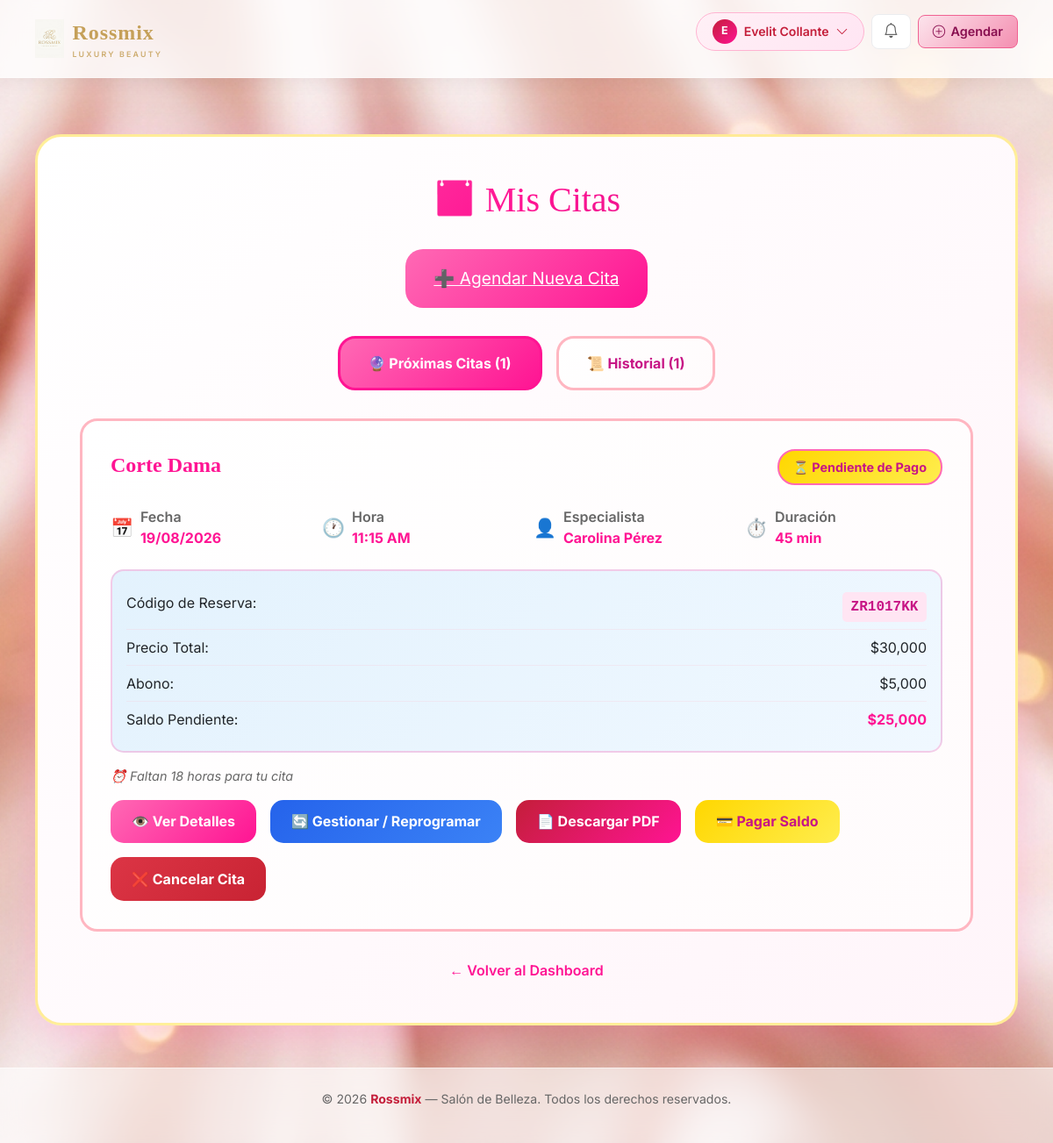
The app's page /citas/mis-citas (signed in) with its own data.
### app/models/cita.py (models this page shows, shortened)
class Cita(db.Model):
    __tablename__ = 'citas'
    id_cita = db.Column(db.Integer, primary_key=True)
    id_cliente = db.Column(db.Integer, db.ForeignKey('usuario.id', ondelete='CASCADE'), nullable=False)
    id_empleado = db.Column(db.Integer, db.ForeignKey('empleados.id_empleado', ondelete='SET NULL'))
    id_servicio = db.Column(db.Integer, db.ForeignKey('servicios.id_servicio', ondelete='RESTRICT'), nullable=False)
    fecha_hora_inicio = db.Column(db.DateTime, nullable=False)
    fecha_hora_fin = db.Column(db.DateTime, nullable=False)
    monto_total = db.Column(db.Numeric(10, 2))
    monto_abono = db.Column(db.Numeric(10, 2), default=5000)
    saldo_pendiente = db.Column(db.Numeric(10, 2))
    estado = db.Column(
        db.Enum(
            'pendiente_pago',
            'confirmada',
            'en_atencion',
            'completada',
            'cancelada',
            'no_asistio',
            name='estado_cita_enum',
            create_type=False,   # el tipo ya existe en PostgreSQL (creado por Rossmix.sql)
        ),
        nullable=False,
        default='pendiente_pago',
    )
    reembolsado = db.Column(db.Boolean, default=False)
    codigo_reserva = db.Column(db.String(20), unique=True)
    token_gestion = db.Column(db.String(32), unique=True)  # Token URL-safe para link de gestión/reprogramación
    notas = db.Column(db.Text)
    fecha_creacion = db.Column(db.DateTime, default=datetime.utcnow)
    pago = db.relationship('Pago', backref='cita', uselist=False, lazy=True)

### app/models/servicio.py (models this page shows, shortened)
class Servicio(db.Model):
    __tablename__ = 'servicios'
    id_servicio = db.Column(db.Integer, primary_key=True)
    nombre_servicio = db.Column(db.String(100), nullable=False)
    descripcion = db.Column(db.Text)
    precio_total = db.Column(db.Numeric(10, 2), nullable=False)
    duracion_minutos = db.Column(db.Integer, nullable=False)
    activo = db.Column(db.Boolean, default=True)
    citas = db.relationship('Cita', backref='servicio', lazy=True)
    empleados = db.relationship('Empleado', secondary='empleado_servicios', backref='servicios')

### app/models/empleado.py (models this page shows, shortened)
class Empleado(db.Model):
    __tablename__ = 'empleados'
    id_empleado = db.Column(db.Integer, primary_key=True)
    nombre = db.Column(db.String(100), nullable=False)
    especialidad = db.Column(db.String(100))
    activo = db.Column(db.Boolean, default=True)
    fecha_registro = db.Column(db.DateTime, default=datetime.utcnow)
    horarios = db.relationship('HorarioEmpleado', backref='empleado', lazy=True, cascade='all, delete-orphan')
    citas = db.relationship('Cita', backref='empleado', lazy=True)

### app/views/citas.py (the view)
@citas_bp.route('/citas/mis-citas')
def mis_citas():
    if 'usuario_id' not in session:
        flash('Debes iniciar sesión', 'error')
        return redirect(url_for('auth.login'))
    citas_futuras = db.session.query(Cita, Servicio, Empleado).join(
        Servicio, Cita.id_servicio == Servicio.id_servicio
    ).outerjoin(
        Empleado, Cita.id_empleado == Empleado.id_empleado
    ).filter(
        Cita.id_cliente == session['usuario_id'],
        Cita.fecha_hora_inicio >= datetime.now(),
        Cita.estado.in_(['pendiente_pago', 'confirmada'])
    ).order_by(Cita.fecha_hora_inicio).all()
    citas_pasadas = db.session.query(Cita, Servicio, Empleado).join(
        Servicio, Cita.id_servicio == Servicio.id_servicio
    ).outerjoin(
        Empleado, Cita.id_empleado == Empleado.id_empleado
    ).filter(
        Cita.id_cliente == session['usuario_id'],
        Cita.fecha_hora_inicio < datetime.now()
    ).order_by(Cita.fecha_hora_inicio.desc()).limit(10).all()
    return render_template('citas/mis_citas.html',
                           citas_futuras=citas_futuras,
                           citas_pasadas=citas_pasadas,
                           now=datetime.now)

### app/utils/helpers.py (called while the page is built, shortened)
def inject_notificaciones():
    if 'usuario_id' in session:
        try:
            notifs = Notificacion.query.filter_by(
                id_usuario=session['usuario_id']).order_by(
                Notificacion.fecha.desc()).limit(6).all()
            unread = Notificacion.query.filter_by(
                id_usuario=session['usuario_id'], leido=False).count()
            pagos_por_confirmar = 0
            return dict(
                notificaciones=notifs,
                notificaciones_unread=unread,
                pagos_por_confirmar=pagos_por_confirmar,
            )
        except Exception:
            return dict(notificaciones=[], notificaciones_unread=0, pagos_por_confirmar=0)
    return dict(notificaciones=[], notificaciones_unread=0, pagos_por_confirmar=0)

### app/templates/citas/mis_citas.html (shortened to what this page needs)
{% extends 'base.html' %}
{% block content %}
<div class="citas-container">
    <h1>📅 Mis Citas</h1>
    <div style="text-align: center;">
        <a href="{{ url_for('agendar_paso1') }}" class="btn-nueva">
            ➕ Agendar Nueva Cita
        </a>
    </div>
    <div class="tabs">
        <button class="tab-btn active" onclick="cambiarTab('futuras')">
            🔮 Próximas Citas ({{ citas_futuras|length }})
        </button>
        <button class="tab-btn" onclick="cambiarTab('pasadas')">
            📜 Historial ({{ citas_pasadas|length }})
        </button>
    </div>
    <div id="tab-futuras" class="tab-content active">
        {% if citas_futuras %}
            <div class="citas-grid">
                {% for cita, servicio, empleado in citas_futuras %}
                <div class="cita-card">
                    <div class="cita-header">
                        <div class="cita-titulo">{{ servicio.nombre_servicio }}</div>
                        <div class="estado-badge estado-{{ cita.estado }}" id="badge-{{ cita.id_cita }}">
                            {% if cita.estado == 'pendiente_pago' %}
                                ⏳ Pendiente de Pago
                            {% elif cita.estado == 'confirmada' %}
                                ✅ Confirmada
                            {% endif %}
                        </div>
                    </div>
                    <div class="cita-info">
                        <div class="info-item">
                            <span class="info-icon">📅</span>
                            <div>
                                <div class="info-text">Fecha</div>
                                <div class="info-valor">{{ cita.fecha_hora_inicio.strftime('%d/%m/%Y') }}</div>
                            </div>
                        </div>
                        <div class="info-item">
                            <span class="info-icon">🕐</span>
                            <div>
                                <div class="info-text">Hora</div>
                                <div class="info-valor">{{ cita.fecha_hora_inicio.strftime('%I:%M %p') }}</div>
                            </div>
                        </div>
                        <div class="info-item">
                            <span class="info-icon">👤</span>
                            <div>
                                <div class="info-text">Especialista</div>
                                {% if empleado %}
                                <div class="info-valor">{{ empleado.nombre }}</div>
                                {% endif %}
                            </div>
                        </div>
                        <div class="info-item">
                            <span class="info-icon">⏱️</span>
                            <div>
                                <div class="info-text">Duración</div>
                                <div class="info-valor">{{ servicio.duracion_minutos }} min</div>
                            </div>
                        </div>
                    </div>
                    <div class="cita-detalles">
                        <div class="detalle-row">
                            <span>Código de Reserva:</span>
                            <span class="codigo-reserva">{{ cita.codigo_reserva }}</span>
                        </div>
                        <div class="detalle-row">
                            <span>Precio Total:</span>
                            <span>${{ '{:,.0f}'.format(cita.monto_total) }}</span>
                        </div>
                        <div class="detalle-row">
                            <span>Abono:</span>
                            <span>${{ '{:,.0f}'.format(cita.monto_abono or 0) }}</span>
                        </div>
                        <div class="detalle-row">
                            <span>Saldo Pendiente:</span>
                            <span style="font-weight: 700; color: #ff1493;">${{ '{:,.0f}'.format(cita.saldo_pendiente or 0) }}</span>
                        </div>
                    </div>
                    {% set ahora = now() %}
                    {% set horas_restantes = ((cita.fecha_hora_inicio - ahora).total_seconds() / 3600)|int %}
                    {% if horas_restantes > 2 %}
                        <p class="tiempo-restante">
                            ⏰ Faltan {{ horas_restantes }} horas para tu cita
                        </p>
                    {% else %}
                        <div class="alerta-cancelacion">
                            ⚠️ Ya no puedes cancelar esta cita (faltan menos de 2 horas)
                        </div>
                    {% endif %}
                    <div class="cita-acciones">
                        <a href="{{ url_for('cita_confirmada', codigo=cita.codigo_reserva) }}" class="btn btn-ver">
                            👁️ Ver Detalles
                        </a>
                        {% if cita.token_gestion %}
                        <a href="{{ url_for('gestionar_cita', token=cita.token_gestion) }}"
                           class="btn" style="background:linear-gradient(135deg,#2563eb,#3b82f6);color:white;">
                            🔄 Gestionar / Reprogramar
                        </a>
                        {% endif %}
                        <a href="{{ url_for('descargar_cita_pdf', id_cita=cita.id_cita) }}" class="btn" style="background:linear-gradient(135deg,#c41e3a,#ff1493);color:white;">
                            📄 Descargar PDF
                        </a>
                        {% if cita.estado == 'pendiente_pago' %}
                        <a href="{{ url_for('cliente_pagos_registrar', id_cita=cita.id_cita) }}" class="btn" style="background: linear-gradient(135deg, #ffd700, #ffed4e); color: #c71585;">
                            💳 Pagar Saldo
                        </a>
                        {% endif %}
                        {% if horas_restantes > 2 %}
                            <button class="btn btn-cancelar" onclick="cancelarCita({{ cita.id_cita }}, '{{ servicio.nombre_servicio }}')">
                                ❌ Cancelar Cita
                            </button>
                        {% endif %}
                    </div>
                </div>
                {% endfor %}
            </div>
        {% endif %}
    </div>
    <div class="btn-volver">
        <a href="{{ url_for('dashboard_cliente') }}">← Volver al Dashboard</a>
    </div>
</div>
{% endblock %}

### app/templates/citas/mis_citas.html (style rules this page uses)
.citas-container { background: linear-gradient(135deg, #ffffff 0%, #fff5fa 100%); border-radius: 30px; padding: 3rem; box-shadow: 0 15px 50px rgba(255, 105, 180, 0.3); margin-top: 2rem; border: 3px solid rgba(255, 215, 0, 0.4); position: relative; }
h1 { font-family: 'Playfair Display', serif; background: linear-gradient(135deg, #ff69b4 0%, #ff1493 50%, #c71585 100%); -webkit-background-clip: text; -webkit-text-fill-color: transparent; background-clip: text; font-size: 2.5rem; text-align: center; margin-bottom: 2rem; }
.tabs { display: flex; justify-content: center; gap: 1rem; margin-bottom: 2rem; flex-wrap: wrap; }
.tab-btn { padding: 1rem 2rem; background: linear-gradient(135deg, #ffffff, #fffbfc); border: 3px solid #ffb6c1; border-radius: 20px; font-weight: 700; color: #c71585; cursor: pointer; transition: all 0.3s; }
.tab-btn.active { background: linear-gradient(135deg, #ff69b4, #ff1493); color: white; border-color: #ff1493; }
.tab-content { display: none; }
.tab-content.active { display: block; }
.citas-grid { display: grid; gap: 1.5rem; margin-top: 2rem; }
.cita-card { background: linear-gradient(135deg, #ffffff, #fffbfc); border: 3px solid #ffb6c1; border-radius: 20px; padding: 2rem; transition: all 0.3s; position: relative; overflow: hidden; }
.cita-header { display: flex; justify-content: space-between; align-items: start; margin-bottom: 1.5rem; flex-wrap: wrap; gap: 1rem; }
.cita-titulo { font-family: 'Playfair Display', serif; font-size: 1.5rem; color: #ff1493; font-weight: 700; }
.estado-badge { padding: 0.5rem 1rem; border-radius: 20px; font-weight: 700; font-size: 0.9rem; white-space: nowrap; }
.estado-pendiente_pago { background: linear-gradient(135deg, #ffd700, #ffed4e); color: #c71585; border: 2px solid #ff69b4; }
.cita-info { display: grid; grid-template-columns: repeat(auto-fit, minmax(200px, 1fr)); gap: 1rem; margin-bottom: 1.5rem; }
.info-item { display: flex; align-items: center; gap: 0.5rem; color: #666; }
.info-icon { font-size: 1.3rem; }
.info-text { font-weight: 600; }
.info-valor { color: #ff1493; font-weight: 700; }
.cita-detalles { background: linear-gradient(135deg, #e3f2fd, #f0f8ff); border: 2px solid rgba(255, 105, 180, 0.3); border-radius: 15px; padding: 1rem; margin-bottom: 1rem; }
.detalle-row { display: flex; justify-content: space-between; padding: 0.5rem 0; border-bottom: 1px solid rgba(255, 182, 193, 0.2); }
.detalle-row:last-child { border-bottom: none; }
.cita-acciones { display: flex; gap: 1rem; flex-wrap: wrap; }
.btn { padding: 0.8rem 1.5rem; border-radius: 15px; font-weight: 700; text-decoration: none; transition: all 0.3s; border: none; cursor: pointer; font-size: 1rem; }
.btn-cancelar { background: linear-gradient(135deg, #dc3545, #c82333); color: white; }
.btn-ver { background: linear-gradient(135deg, #ff69b4, #ff1493); color: white; }
.btn-nueva { background: linear-gradient(135deg, #ff69b4, #ff1493); color: white; padding: 1.2rem 2rem; border-radius: 20px; font-size: 1.2rem; margin-bottom: 2rem; display: inline-block; }
.codigo-reserva { font-family: 'Courier New', monospace; background: #ffe5f3; padding: 0.3rem 0.6rem; border-radius: 5px; font-weight: 700; color: #c71585; }
.btn-volver { text-align: center; margin-top: 2rem; }
.btn-volver a { color: #ff1493; text-decoration: none; font-weight: 600; border-bottom: 2px solid transparent; transition: all 0.3s; }
.tiempo-restante { font-size: 0.9rem; color: #666; margin-top: 0.5rem; font-style: italic; }

### records on screen
Cita: nombre_servicio "Corte Dama", estado "⏳ Pendiente de Pago", fecha_hora_inicio "19/08/2026", fecha_hora_inicio "11:15 AM", nombre "Carolina Pérez", duracion_minutos "45", codigo_reserva "ZR1017KK", monto_total "30,000", monto_abono "5,000", saldo_pendiente "25,000"

### other values on screen
{{ session.nombre[0]|upper }} "E"
{{ session.nombre|title }} "Evelit Collante"
{{ citas_futuras|length }} "1"
{{ citas_pasadas|length }} "1"
